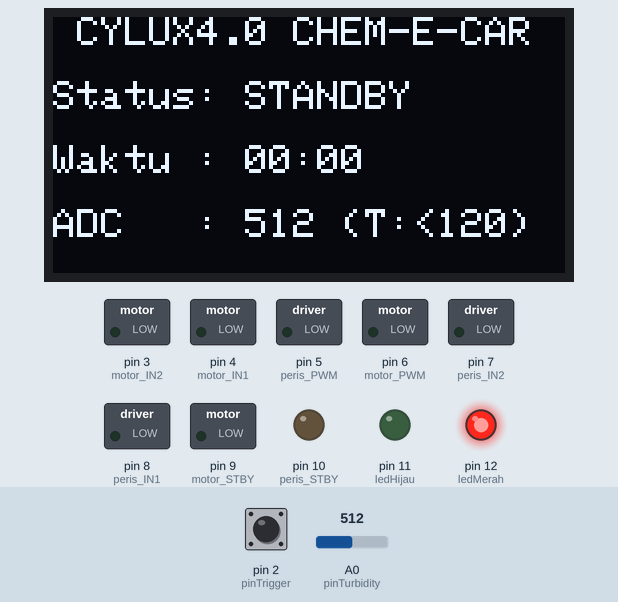
Simulated run of this sketch. Board: Arduino Uno, built with avr-gcc and run on an emulated ATmega328P. Parts: 128×64 one-colour display, switched loads named in the sketch (green lamp = pin HIGH), output pins drawn as LEDs (lit = HIGH). Inputs (shaded band) come from the test bench; at power-on: pin 2 (pinTrigger) HIGH, A0 (pinTurbidity) = 512.

Above: at 1.2 s.
1.3 s: pin 2 (pinTrigger) pulled LOW for 0.15 s
At 2.3 s:
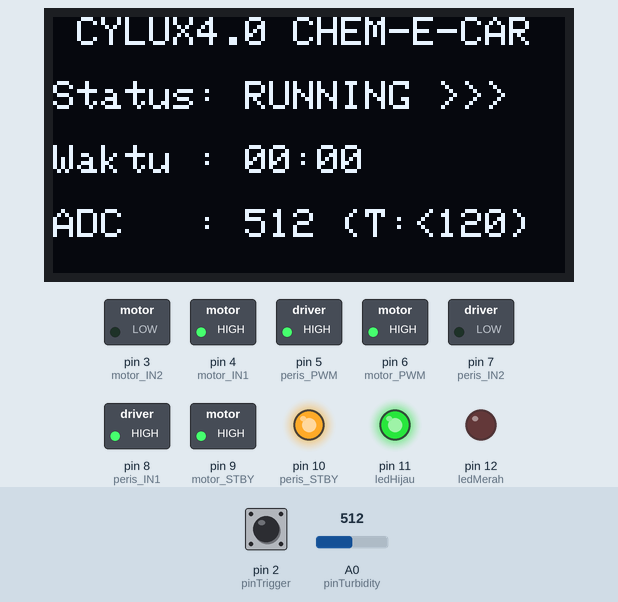
4.4 s: A0 (pinTurbidity) set to 131
At 5.3 s:
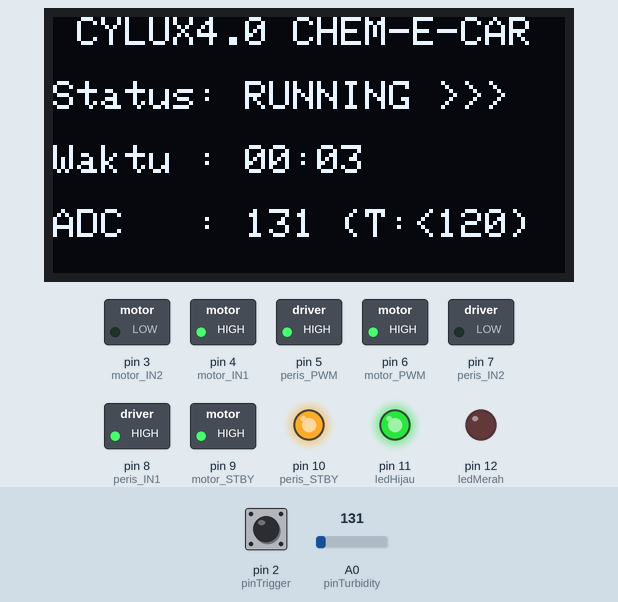
7.0 s: A0 (pinTurbidity) set to 107
At 8.4 s:
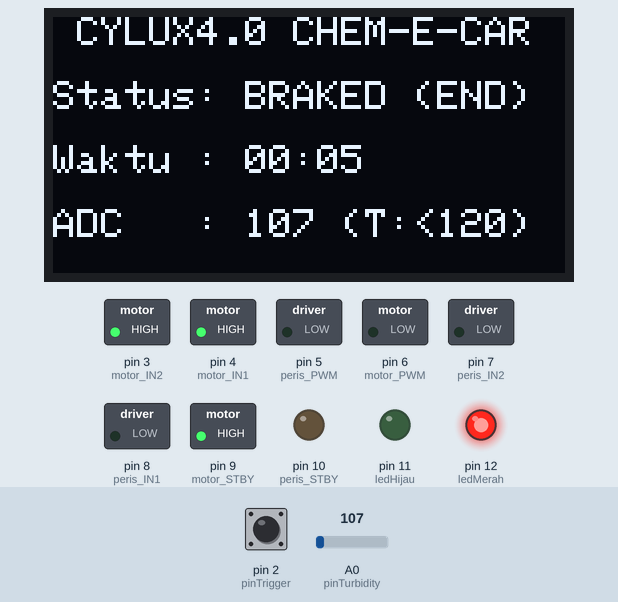
9.5 s: pin 2 (pinTrigger) pulled LOW for 1 s
12.2 s: A0 (pinTurbidity) set to 122
At 12.9 s:
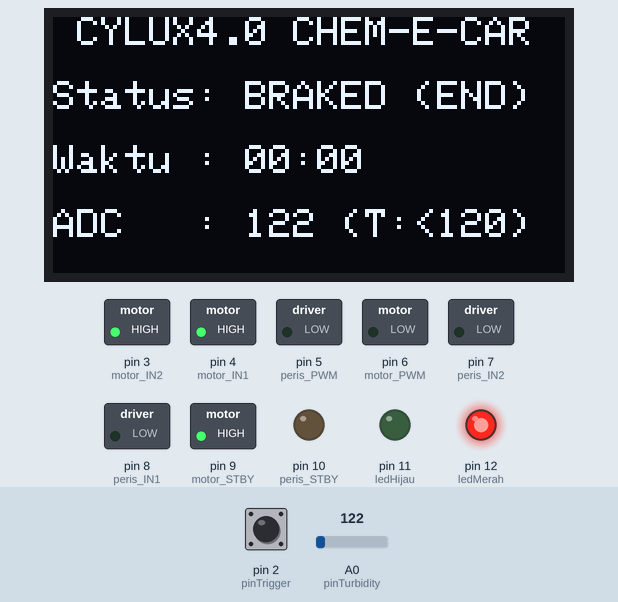
13.8 s: pin 2 (pinTrigger) pulled LOW for 0.15 s
At 14.8 s:
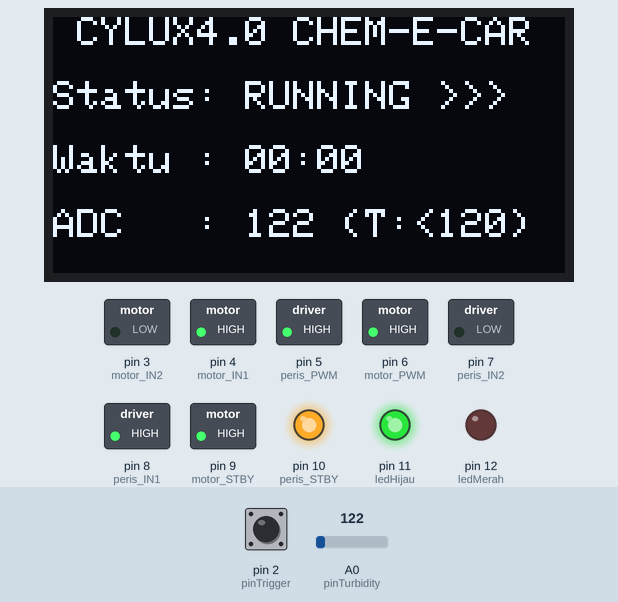
Timing chart, 0 to 16.5 s (numbered marks = the images above; inputs shaded):
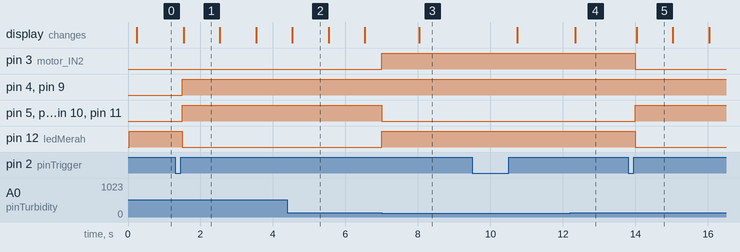

The sketch:

run.ino
```cpp
#include <Wire.h>
#include <Adafruit_GFX.h>
#include <Adafruit_SSD1306.h>

// ==================== KONFIGURASI OLED ====================
#define SCREEN_WIDTH 128
#define SCREEN_HEIGHT 64
#define OLED_RESET    -1
Adafruit_SSD1306 display(SCREEN_WIDTH, SCREEN_HEIGHT, &Wire, OLED_RESET);

// ==================== DEFINISI PIN ====================
// Pin Pompa Peristaltik
const int peris_IN1 = 8;
const int peris_IN2 = 7;
const int peris_STBY = 10;
const int peris_PWM = 5;

// Pin Motor Penggerak (Cylux)
const int motor_IN1 = 4;
const int motor_IN2 = 3;
const int motor_STBY = 9;
const int motor_PWM = 6;

// Pin LED Indikator & Input
const int ledMerah = 12;
const int ledHijau = 11;
const int pinTrigger = 2;
const int pinTurbidity = A0;

// ==================== KONFIGURASI KENDALI ====================
const int BATAS_TURBIDITY = 120;   // Target reaksi kimia (Berhenti jika < 37)
const int speedPeristaltic = 255;
const int speedMotor = 255;

// Status & Pewaktuan Sistem
bool isRunning = false;
bool targetTercapai = false;

unsigned long startTime = 0;
unsigned long elapsedMillis = 0; // Menyimpan waktu tempuh/reaksi
unsigned long previousMillisOLED = 0;
const long intervalOLED = 200;

void setup() {
  Serial.begin(115200);

  if(!display.begin(SSD1306_SWITCHCAPVCC, 0x3C)) {
    Serial.println(F("OLED tidak terdeteksi!"));
    for(;;);
  }
  display.clearDisplay();
  display.setTextColor(SSD1306_WHITE);

  pinMode(peris_IN1, OUTPUT); pinMode(peris_IN2, OUTPUT);
  pinMode(peris_STBY, OUTPUT); pinMode(peris_PWM, OUTPUT);
  pinMode(motor_IN1, OUTPUT); pinMode(motor_IN2, OUTPUT);
  pinMode(motor_STBY, OUTPUT); pinMode(motor_PWM, OUTPUT);
  pinMode(ledMerah, OUTPUT); pinMode(ledHijau, OUTPUT);
  pinMode(pinTrigger, INPUT_PULLUP);
  pinMode(pinTurbidity, INPUT);

  // Standby awal (Tanpa rem aktif, cukup dimatikan/coast)
  matikanSemuaAktuatorStandby();
  digitalWrite(ledMerah, HIGH);
  digitalWrite(ledHijau, LOW);
}

void loop() {
  int nilaiTurbidity = analogRead(pinTurbidity);
  unsigned long currentMillis = millis();

  // Menghitung waktu berjalan secara real-time
  if (isRunning) {
    elapsedMillis = currentMillis - startTime;
  }

  // Update Layar OLED tiap 200ms
  if (currentMillis - previousMillisOLED >= intervalOLED) {
    previousMillisOLED = currentMillis;
    updateLayarOLED(nilaiTurbidity);
  }

  bool triggerDitekan = (digitalRead(pinTrigger) == LOW);

  // LOGIKA START
  if (triggerDitekan && !isRunning) {
    delay(200); // Debouncing
    targetTercapai = false;
    startTime = millis(); // Mulai menghitung waktu
    elapsedMillis = 0;
    jalankanSistem();
  }

  // LOGIKA AUTO-STOP (Turbidity < 37)
  if (isRunning) {
    if (nilaiTurbidity <= BATAS_TURBIDITY) {
      targetTercapai = true;
      hentikanSistemDenganRem();
    }
  }
}

// ==================== FUNGSI UI & KENDALI ====================

void updateLayarOLED(int nilaiSensor) {
  display.clearDisplay();

  // Header
  display.setTextSize(1);
  display.setCursor(6, 0);
  display.print("CYLUX4.0 CHEM-E-CAR");

  // Status Sistem
  display.setCursor(0, 16);
  if (isRunning) {
    display.print("Status: RUNNING >>>");
  } else if (targetTercapai) {
    display.print("Status: BRAKED (END)");
  } else {
    display.print("Status: STANDBY");
  }

  // Menghitung Menit dan Detik dari elapsedMillis
  int menit = (elapsedMillis / 1000) / 60;
  int detik = (elapsedMillis / 1000) % 60;

  // Menampilkan Waktu (Format MM:SS)
  display.setCursor(0, 32);
  display.print("Waktu : ");
  if (menit < 10) display.print("0");
  display.print(menit);
  display.print(":");
  if (detik < 10) display.print("0");
  display.print(detik);

  // Menampilkan ADC Aktual vs Target
  display.setCursor(0, 48);
  display.print("ADC   : ");
  display.print(nilaiSensor);
  display.print(" (T:<120)");

  display.display();
}

void jalankanSistem() {
  isRunning = true;
  digitalWrite(ledMerah, LOW);
  digitalWrite(ledHijau, HIGH);

  // Peristaltik ON
  digitalWrite(peris_STBY, HIGH);
  digitalWrite(peris_IN1, HIGH);
  digitalWrite(peris_IN2, LOW);
  analogWrite(peris_PWM, speedPeristaltic);

  // Motor Penggerak ON
  digitalWrite(motor_STBY, HIGH);
  digitalWrite(motor_IN1, HIGH);
  digitalWrite(motor_IN2, LOW);
  analogWrite(motor_PWM, speedMotor);
}

void hentikanSistemDenganRem() {
  isRunning = false;

  // 1. Pompa Peristaltik dimatikan biasa (Coast/Low Power)
  digitalWrite(peris_STBY, LOW);
  digitalWrite(peris_IN1, LOW);
  digitalWrite(peris_IN2, LOW);
  analogWrite(peris_PWM, 0);

  // 2. Motor Penggerak di-REM AKTIF (Short Brake)
  digitalWrite(motor_STBY, HIGH);  // STBY wajib HIGH agar rem berfungsi
  digitalWrite(motor_IN1, HIGH);   // IN1 HIGH
  digitalWrite(motor_IN2, HIGH);   // IN2 HIGH
  analogWrite(motor_PWM, 0);       // Putus sinyal PWM

  digitalWrite(ledHijau, LOW);
  digitalWrite(ledMerah, HIGH);

  delay(1000); // Jeda pengaman
}

void matikanSemuaAktuatorStandby() {
  // Fungsi ini mematikan semua total (STBY LOW) saat pertama nyala
  digitalWrite(peris_STBY, LOW);
  digitalWrite(peris_IN1, LOW);
  digitalWrite(peris_IN2, LOW);
  analogWrite(peris_PWM, 0);

  digitalWrite(motor_STBY, LOW);
  digitalWrite(motor_IN1, LOW);
  digitalWrite(motor_IN2, LOW);
  analogWrite(motor_PWM, 0);
}
```

Measured:
- the behaviour switches between 121 and 120 on A0 (pinTurbidity) (found by bisection; images 2 and 3)
- after the input at 1.3 s, pin 4 (motor_IN1), pin 5 (peris_PWM), pin 6 (motor_PWM), pin 8 (peris_IN1), pin 9 (motor_STBY), pin 10 (peris_STBY), pin 11 (ledHijau): LOW → HIGH after 0.20 s; pin 12 (ledMerah): HIGH → LOW after 0.20 s; the display: changes after 0.23 s (image 1)
- after the input at 7.0 s, pin 3 (motor_IN2), pin 12 (ledMerah): LOW → HIGH at once; pin 5 (peris_PWM), pin 6 (motor_PWM), pin 8 (peris_IN1), pin 10 (peris_STBY), pin 11 (ledHijau): HIGH → LOW at once; the display: changes after 1.0 s (image 3)
- after the input at 12.2 s, the display: changes after 0.13 s (image 4)
- after the input at 13.8 s, pin 3 (motor_IN2), pin 12 (ledMerah): HIGH → LOW after 0.20 s; pin 5 (peris_PWM), pin 6 (motor_PWM), pin 8 (peris_IN1), pin 10 (peris_STBY), pin 11 (ledHijau): LOW → HIGH after 0.20 s; the display: changes after 0.23 s (image 5)
- what the display in image 1 shows lasts 1.0 s, from 1.5 s to 2.5 s
